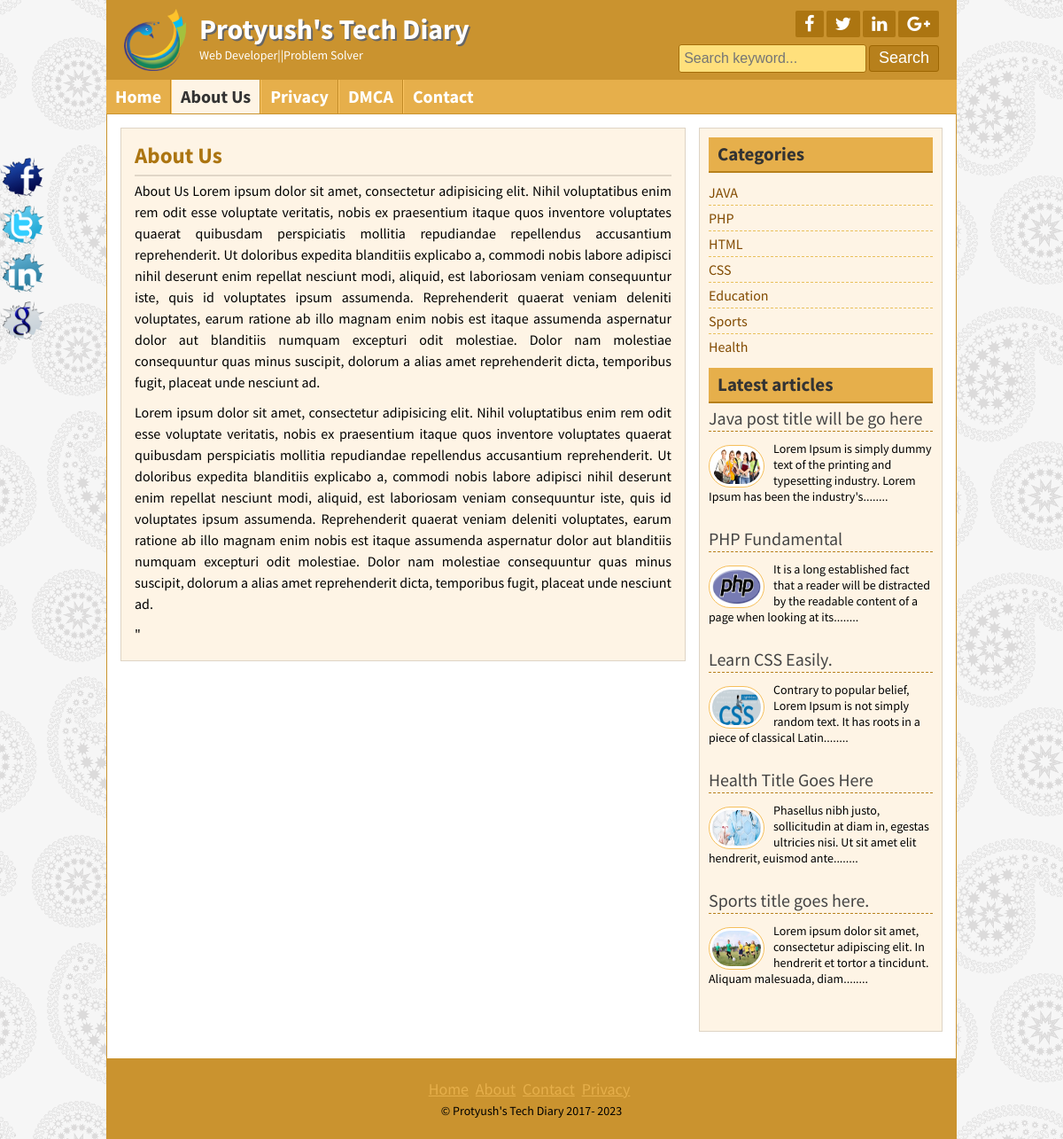
Page /page.php?pageid=1 on the committed database.
### tables this page shows
CREATE TABLE `title_slogan` (
  `id` int(11) NOT NULL,
  `title` varchar(255) NOT NULL,
  `slogan` varchar(255) NOT NULL,
  `logo` varchar(255) NOT NULL
);

CREATE TABLE `tbl_social` (
  `id` int(11) NOT NULL,
  `fb` varchar(255) NOT NULL,
  `tw` varchar(255) NOT NULL,
  `ln` varchar(255) NOT NULL,
  `gp` varchar(255) NOT NULL
);

CREATE TABLE `tbl_page` (
  `id` int(11) NOT NULL,
  `name` varchar(255) NOT NULL,
  `body` text NOT NULL
);

CREATE TABLE `tbl_category` (
  `id` int(11) NOT NULL,
  `name` varchar(50) NOT NULL
);

CREATE TABLE `tbl_post` (
  `id` int(11) NOT NULL,
  `cat` int(11) NOT NULL,
  `tittle` varchar(255) NOT NULL,
  `body` text NOT NULL,
  `image` varchar(255) NOT NULL,
  `author` varchar(50) NOT NULL,
  `tags` varchar(255) NOT NULL,
  `date` timestamp NOT NULL DEFAULT current_timestamp(),
  `userid` int(11) NOT NULL
);

CREATE TABLE `tbl_footer` (
  `id` int(11) NOT NULL,
  `note` varchar(255) NOT NULL
);

### lib/Database.php (called while the page is built, shortened)
<?php
class Database
{
    public $host   = DB_HOST;
    public $user   = DB_USER;
    public $pass   = DB_PASS;
    public $dbname = DB_NAME;
    public $link;
    private function connectDB()
    {
        $this->link = new mysqli($this->host, $this->user, $this->pass, $this->dbname);
    }
    public function select($query)
    {
        $result = $this->link->query($query) or die($this->link->error.__LINE__);
        if ($result->num_rows > 0) {
            return $result;
        } else {
            return false;
        }
    }
}

### helpers/Format.php (called while the page is built, shortened)
<?php
class Format
{
    public function textShorten($text, $limit = 400)
    {
        $text = $text. " ";
        $text = substr($text, 0, $limit);
        $text = substr($text, 0, strrpos($text, ' '));
        $text = $text."........";
        return $text;
    }
}

### page.php (the view)
<?php include 'inc/header.php' ?>
<?php
$pagesid = mysqli_real_escape_string($db->link, $_GET['pageid']);
if (!isset($pagesid) || $pagesid == null) {
    header("Location:404.php");
} else {
    $pageid = $pagesid;
}
 ?>
<?php
                    $pagequery = "SELECT * FROM tbl_page WHERE id = '$pageid'";
                    $pagedetails = $db->select($pagequery);
                    if ($pagedetails) {
                        while ($result = $pagedetails->fetch_assoc()) {
                            ?>
    <div class="contentsection contemplete clear">
        <div class="maincontent clear">
            <div class="about">
                <h2><?php echo $result['name']; ?></h2>
                <?php echo $result['body']; ?>
    </div>
        </div>
        <?php
                        }
                    } else {
                        header("Location:404.php");
                    }
                        ?>
        <?php include 'inc/sidebar.php'; ?>
    <?php include 'inc/footer.php'; ?>

### inc/header.php (shortened to what this page needs)
<?php include 'lib/Database.php';?>
<?php include 'helpers/Format.php';?>
<?php
$db = new Database();
$fm = new Format();
?>
<!DOCTYPE html>
<html>
<head>
	<?php include 'scripts/css.php'; ?>
</head>
<body>
	<div class="headersection templete clear">
		<a href="index.php">
			<div class="logo">
				<?php
$query      = "SELECT * FROM title_slogan WHERE id ='1'";
$blog_title = $db->select($query);
if ($blog_title) {
    while ($result = $blog_title->fetch_assoc()) {
        ?>
				<img src="admin/<?php echo $result['logo']; ?>" alt="Logo"/>
				<h2><?php echo $result['title']; ?></h2>
				<p><?php echo $result['slogan']; ?></p>
				<?php
    }
}?>
			</div>
		</a>
		<div class="social clear">
			<div class="icon clear">
				<?php
$query        = "SELECT * FROM tbl_social WHERE id ='1'";
$social_media = $db->select($query);
if ($social_media) {
    while ($result = $social_media->fetch_assoc()) {
        ?>
				<a href="<?php echo $result['fb']; ?>" target="_blank"><i class="fa fa-facebook"></i></a>
				<a href="<?php echo $result['tw']; ?>" target="_blank"><i class="fa fa-twitter"></i></a>
				<a href="<?php echo $result['ln']; ?>" target="_blank"><i class="fa fa-linkedin"></i></a>
				<a href="<?php echo $result['gp']; ?>" target="_blank"><i class="fa fa-google-plus"></i></a>
				<?php
    }
}?>
			</div>
			<div class="searchbtn clear">
			<form action="search.php" method="get">
				<input type="text" name="search" placeholder="Search keyword..."/>
				<input type="submit" name="submit" value="Search"/>
			</form>
			</div>
		</div>
	</div>
<div class="navsection templete">
	<?php
$path = $_SERVER['SCRIPT_FILENAME'];
$currentpage = basename($path, '.php');
     ?>
	<ul>
		<li><a
<?php if ($currentpage == 'index') {
         echo 'id=active';
     } ?>
			href="index.php">Home</a></li>
		 <?php
$query = "SELECT * FROM tbl_page";
$pages = $db->select($query);
if ($pages) {
    while ($result = $pages->fetch_assoc()) {
        ?>
                    <li><a
<?php if (isset($_GET['pageid']) && $_GET['pageid'] == $result['id']) {
            echo 'id="active"';
        } ?>
                    	href="page.php?pageid=<?php echo $result['id']; ?>"><?php echo $result['name']; ?></a> </li>
                            <?php
    }
}?>
		<li><a
<?php if ($currentpage == 'contact') {
    echo 'id=active';
} ?>
			href="contact.php">Contact</a></li>
	</ul>
</div>

### inc/sidebar.php
<div class="sidebar clear">
			<div class="samesidebar clear">
				<h2>Categories</h2>
					<ul>
					<?php
                $query = "SELECT * FROM tbl_category";
                $category = $db->select($query);
                if ($category) {
                    while ($result = $category->fetch_assoc()) {
                        ?>
						<li><a href="posts.php?category=<?php echo $result['id']; ?>"><?php echo $result['name'] ?></a></li>
					<?php
                    }
                } else {
                    ?>
				<li>No Category Created.</li>
			<?php
                } ?>
					</ul>
			</div>
			<div class="samesidebar clear">
				<h2>Latest articles</h2>
				<?php
            $query = "SELECT * FROM tbl_post LIMIT 5";
            $post = $db->select($query);
            if ($post) {
                while ($result = $post->fetch_assoc()) {
                    ?>
					<div class="popular clear">
						<h3><a href="post.php?id=<?php echo $result['id']; ?>"><?php echo $result['tittle']; ?></a></h3>
						<a href="post.php?id=<?php echo $result['id']; ?>"><img src="admin/<?php echo $result['image']; ?>" alt="post image"/></a>
						 <?php echo $fm->textShorten($result['body'], 120); ?>
					</div>
					<?php
                }
            } else {
                header("Location:404.php");
            } ?>
			</div>
		</div>

### inc/footer.php (shortened to what this page needs)
</div>
	<div class="footersection templete clear">
	  <div class="footermenu clear">
		<ul>
			<li><a href="#">Home</a></li>
			<li><a href="#">About</a></li>
			<li><a href="#">Contact</a></li>
			<li><a href="#">Privacy</a></li>
		</ul>
	  </div>
	  <?php
                    $query = "SELECT * FROM tbl_footer WHERE id ='1'";
                    $footernote = $db->select($query);
                    if ($footernote) {
                        while ($result = $footernote->fetch_assoc()) {
                            ?>
	  <p>&copy; <?php echo $result['note'] ?> 2017- <?php echo date('Y'); ?></p>
	  <?php
                        }
                    } ?>
	</div>
	<div class="fixedicon clear">
		<?php
                    $query = "SELECT * FROM tbl_social WHERE id ='1'";
                    $social_media = $db->select($query);
                    if ($social_media) {
                        while ($result = $social_media->fetch_assoc()) {
                            ?>
		<a href="<?php echo $result['fb']; ?>" target="_blank"><img src="images/fb.png" alt="Facebook"/></a>
		<a href="<?php echo $result['tw']; ?>" target="_blank"><img src="images/tw.png" alt="Twitter"/></a>
		<a href="<?php echo $result['ln']; ?>" target="_blank"><img src="images/in.png" alt="LinkedIn"/></a>
		<a href="<?php echo $result['gp']; ?>" target="_blank"><img src="images/gl.png" alt="GooglePlus"/></a>
		<?php
                        }
                    } ?>
	</div>
</body>
</html>

### style.css (style rules this page uses)
* { margin:0;padding:0;outline:0 }
body { font-family: 'Source Sans Pro', sans-serif;font-size:14px;line-height:18px;color:#000;background:url(images/bg.png)repeat fixed 0 0 #fff; }
.templete { width:960px;margin:0 auto; }
.contemplete { margin: 0 auto; width: 928px; }
.clear { overflow:hidden; }
input[type="text"], input[type="email"] { border: 1px solid #cfc5b6; border-radius: 3px; margin-bottom: 5px; padding: 5px; width: 300px; }
input[type="submit"] { background: #b7801c none repeat scroll 0 0; border: 1px solid #e6af4b; color: #fff; cursor: pointer; font-size: 20px; padding: 1px 10px; }
.headersection { background: #ca932f none repeat scroll 0 0; color: #fff; }
.logo { float: left; width: 580px; }
.logo img { float: left; margin-right: 15px; padding-bottom: 10px; padding-left: 20px; padding-top: 10px; width: 70px; }
.logo h2 { color: #fff; font-size: 32px; margin-bottom: 11px; margin-top: 24px; text-shadow: 2px 2px 0 #666; }
.logo p { color:#fff; }
.social { float: right; margin-right: 20px; margin-top: 12px; text-align: right; width: 360px; }
.icon { float: right; }
.icon a { background: #a56e0a none repeat scroll 0 0; border-radius: 2px; color: #fff; display: block; float: left; font-size: 20px; margin-left: 3px; padding: 5px 10px; }
.searchbtn { float: right; margin-top: 8px; }
.searchbtn input[type="text"] { border: 1px solid #A56E0A; width: 200px; background: #FFE07C; font-size: 16px; height: 20px; }
.searchbtn input[type="submit"] { border: 1px solid #9d6602; border-radius: 3px; font-size: 18px; height: 30px; padding-left: 10px; padding-right: 10px; padding-top: 0; cursor: pointer; }
.navsection { background: none repeat scroll 0 0 #e6af4b; min-height: 38px; }
.navsection ul { margin:0;padding:0;list-style:none; }
.navsection ul li { border-left: 1px solid #fdc662; border-right: 1px solid #c18a26; display: block; float: left; position:relative; }
.navsection ul li:first-child { border-left: 0px solid #fdc662; }
.navsection ul li:last-child { border-right: 0px solid #c18a26; }
.navsection ul li a { color: #fff; display: block; font-size: 20px; font-weight: bold; padding: 10px; text-decoration: none; }
.navsection ul li a:hover, #active { background:#FEF4E5;color:#333; }
.contentsection { background: #ffffff none repeat scroll 0 0; border: 1px solid #ca932f; padding: 15px; }
.maincontent { background: #fef4e5 none repeat scroll 0 0; border: 1px solid #ded4c5; float: left; margin: 0 15px 15px 0; padding: 8px 15px; width: 606px; }
.about { font-size: 16px; line-height: 24px; text-align: justify; }
.about p { font-size: 16px; line-height: 24px; margin-bottom: 10px; text-align: justify; }
.samepost h2, .about h2 { border-bottom: 2px solid #e0d6c7; color: #ac7511; font-size: 25px; margin-bottom: 4px; padding: 10px 10px 10px 0; }
.sidebar { background: #fef4e5 none repeat scroll 0 0; border: 1px solid #ded4c5; float: right; margin-bottom: 15px; margin-top: 0; padding: 10px; width: 253px; }
.samesidebar { margin-bottom: 10px; }
.samesidebar h2 { background: #e6af4b none repeat scroll 0 0; border-bottom: 2px solid #b7801c; color: #333; margin-bottom: 8px; padding: 10px; }
.samesidebar ul { padding:0;margin:0;list-style:none; }
.samesidebar ul li { border-bottom: 1px dashed #e9c05c; font-size: 16px; padding: 5px 8px 5px 0; }
.samesidebar ul li:last-child { border-bottom: 0px dashed #e9c05c; }
.samesidebar ul li a { color: #814a00; text-decoration: none; }
.samesidebar p { margin-bottom: 10px; }
.popular { margin-bottom: 20px; }
.popular h3 { border-bottom: 1px dashed #b7801c; font-size: 20px; font-weight: normal; margin-bottom: 10px; padding-bottom: 5px; }
.popular h3 a { text-decoration:none;color:#444 }
.popular img { background: #fff none repeat scroll 0 0; border: 1px solid #f6bf5b; border-radius: 30px; float: left; height: 40px; margin-right: 10px; margin-top: 5px; padding: 3px; width: 55px; }
.footersection { height:90px;background:#B7801C;text-align:center }
.footermenu { margin-top: 25px; margin-bottom: 5px; }
.footermenu ul { padding:0;margin:0;list-style:none;text-align:center; }
.footermenu ul li { display:inline-block; }
.footermenu ul li a { color: #E6AF4B; font-size: 18px; margin-right: 5px; }
.fixedicon { left: 0; position: fixed; top: 175px; width: 60px; }
.fixedicon img { width: 50px; }

### rows in the picture
title_slogan: logo (picture), title "Protyush's Tech Diary", slogan "Web Developer||Problem Solver"
tbl_page: name "About Us", body "About Us Lorem ipsum dolor sit amet, consectetur adipisicing elit. Nihil voluptatibus enim rem odit esse voluptate veritatis, nobis ex praesentium itaque quos inventore voluptates quaerat quibusdam perspiciatis mollitia repudiandae repellendus accusantium reprehenderit. Ut doloribus expedita blanditiis explicabo a, commodi nobis labore adipisci nihil deserunt enim repellat nesciunt modi, aliquid, est laboriosam veniam consequuntur iste, quis id voluptates ipsum assumenda. Reprehenderit quaerat veniam deleniti voluptates, earum ratione ab illo magnam enim nobis est itaque assumenda aspernatur dolor aut blanditiis numquam excepturi odit molestiae. Dolor nam molestiae consequuntur quas minus…"
tbl_page: name "Privacy"
tbl_page: name "DMCA"
tbl_category: name "JAVA"
tbl_category: name "PHP"
tbl_category: name "HTML"
tbl_category: name "CSS"
tbl_category: name "Education"
tbl_category: name "Sports"
tbl_category: name "Health"
tbl_post: tittle "Java post title will be go here", image (picture), body "Lorem Ipsum is simply dummy text of the printing and typesetting industry. Lorem Ipsum has been the industry's........"
tbl_post: tittle "PHP Fundamental", image (picture), body "It is a long established fact that a reader will be distracted by the readable content of a page when looking at its........"
tbl_post: tittle "Learn CSS Easily.", image (picture), body "Contrary to popular belief, Lorem Ipsum is not simply random text. It has roots in a piece of classical Latin........"
tbl_post: tittle "Health Title Goes Here", image (picture), body "Phasellus nibh justo, sollicitudin at diam in, egestas ultricies nisi. Ut sit amet elit hendrerit, euismod ante........"
tbl_post: tittle "Sports title goes here.", image (picture), body "Lorem ipsum dolor sit amet, consectetur adipiscing elit. In hendrerit et tortor a tincidunt. Aliquam malesuada, diam........"
tbl_footer: note "Protyush's Tech Diary"
